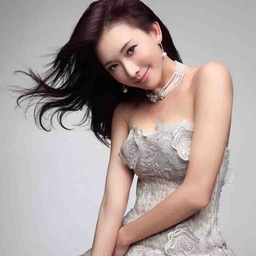
#> input picture 03 Python_PIL/课程02/lzl01.jpg, 256 x 256 px, shrunk from 1024 x 1024 before the run
$ python 01_GetPicInfo.py
#> lines starting #> are read from the running program, lines starting #| are printed output that depends on the picture


from PIL import Image

if __name__ == "__main__":

    pic_file_name = 'lzl01.jpg';

    #打开图片文件
    image_obj = Image.open(pic_file_name);
#> image_obj is the input picture: PIL image 256x256 RGB; mean R, G, B 172.5, 159.3, 156.4
    #获取图片模式、尺寸和像素点信息
    image_mode = image_obj.mode;
#> image_mode = 'RGB'
    image_size = image_obj.size;
#> image_size = (256, 256)
    pixel_00   = image_obj.getpixel((55,110));
#> pixel_00 = (166, 166, 166)

    #pixel_00 = (100,200,150);
    #image_obj.putpixel((55,110),pixel_00);
    #pixel_00   = image_obj.getpixel((55,110));


    print(image_mode,image_size,pixel_00);
#| RGB (256, 256) (166, 166, 166)

    #image_new.show();

    #彩色图转灰度图
    image_gray_obj = image_obj.convert('L');
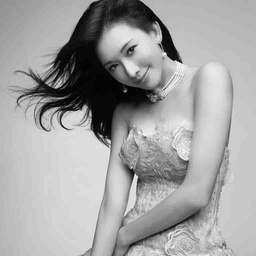
#> image_gray_obj: PIL image 256x256 L; min 0, max 255, mean 162.9
    #image_gray_obj.show();


    #for i in range(pen_size+1,width-pen_size-1): #横向遍历
    #    for j in range(pen_size+1,height-pen_size+1): #纵向遍历
    #        original_color = 255;


    #这里之后没看懂在干啥
    #画图,首先获取图像的size,高度和宽度
    image_obj = image_obj.convert('L');
    width,height = image_obj.size;
#> width = 256; height = 256
    pen_size = 3;   #画笔
    color_diff = 6; #扩散器
    # new 一个新的，转换模式
    image_new = Image.new('L',image_size,0);
#> image_new: PIL image 256x256 L; every value is 0
    for i in range(pen_size+1,width-pen_size-1):
        for j in range(pen_size+1,height-pen_size-1):
            originalcolor = 255;
            lcolor = sum([image_obj.getpixel((i,j+r)) for r in range(pen_size)]);
            rcolor = sum([image_obj.getpixel((i,j-r)) for r in range(pen_size)]);
            if abs(lcolor - rcolor)>color_diff:
                originalcolor -= (255-image_obj.getpixel((i,j))) // 4;
                image_new.putpixel((i,j),originalcolor);

            qcolor = sum([image_obj.getpixel((i+r,j)) for r in range(pen_size)]);
            wcolor = sum([image_obj.getpixel((i-r,j)) for r in range(pen_size)]);
            if abs(qcolor - wcolor)>color_diff:
                originalcolor -= (255-image_obj.getpixel((i,j))) // 4;
                image_new.putpixel((i,j),originalcolor);

            qcolor = sum([image_obj.getpixel((i+r,j-r)) for r in range(pen_size)]);
            wcolor = sum([image_obj.getpixel((i-r,j+r)) for r in range(pen_size)]);
            if abs(qcolor - wcolor)>color_diff:
                originalcolor -= (255-image_obj.getpixel((i,j))) // 4;
                image_new.putpixel((i,j),originalcolor);

            qcolor = sum([image_obj.getpixel((i+r,j-r)) for r in range(pen_size)]);
            wcolor = sum([image_obj.getpixel((i-r,j+r)) for r in range(pen_size)]);
            if abs(qcolor - wcolor)>color_diff:
                originalcolor -= (255-image_obj.getpixel((i,j))) // 4;
                image_new.putpixel((i,j),originalcolor);
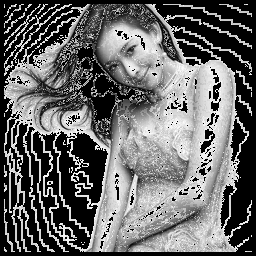
#> image_new: PIL image 256x256 L; min 0, max 255, mean 104.5


    image_new.show();
